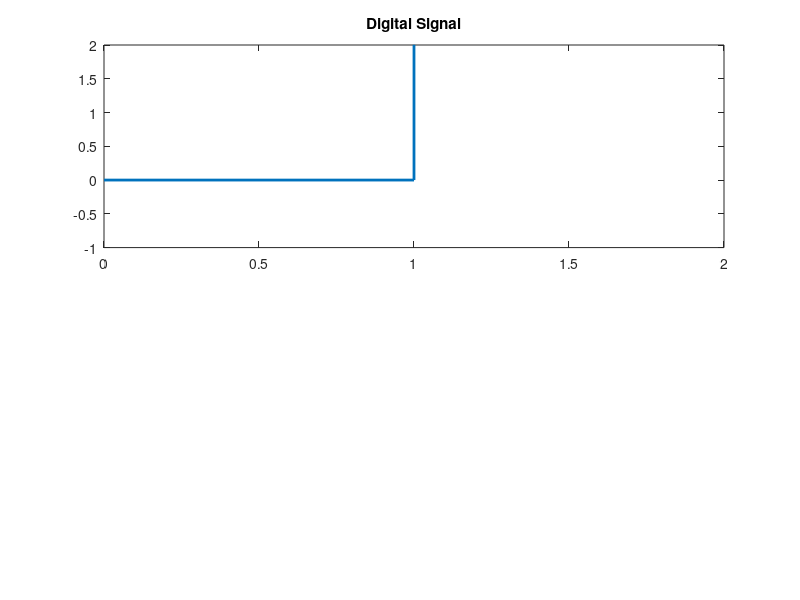
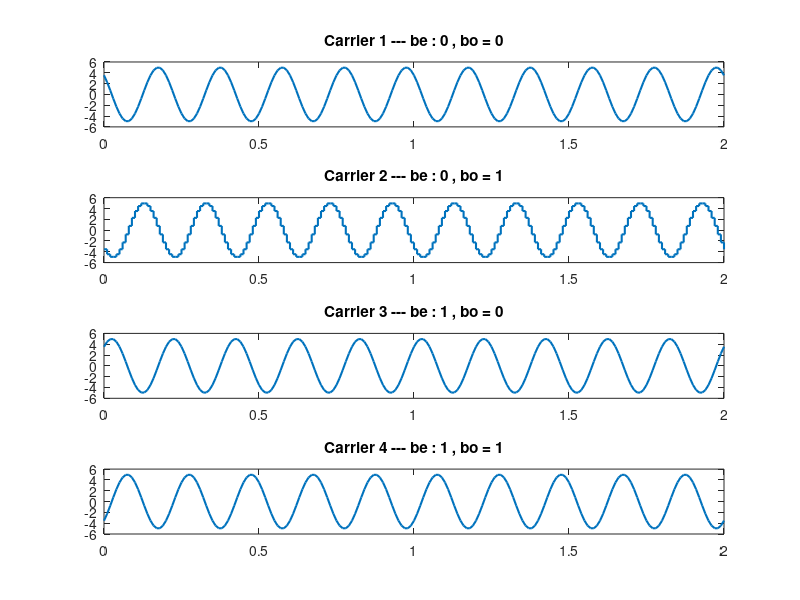
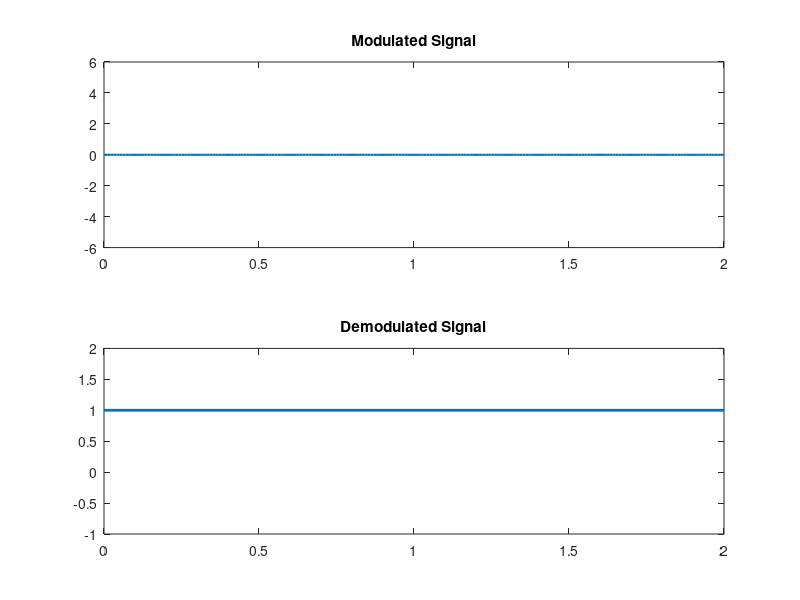

These figures' MATLAB source, in order:
clc;
clear;

data = input("Enter input bit stream : ", 's'); 
am = input("Enter amplitude of carrier signal : ");
fc = input("Enter frequency of carrier signal (<=5 for better view) : ");

% For ensuring length of input stream is always even
if mod(length(data),2) ~= 0
    data = ['0' data];
end

bits = zeros(1, length(data));
for i = 1:length(data)
    bits(i) = str2double(data(i));
end

bits = [bits bits(end)]; 

n = length(bits);
range = 0:n-1;

t = 0:0.01:(n-1);

% Carrier Signal
carrier_00 = am*sin(2*pi*fc*t + 3*pi/4);
carrier_10 = am*sin(2*pi*fc*t + pi/4);
carrier_01 = am*sin(2*pi*fc*t + 5*pi/4);
carrier_11 = am*sin(2*pi*fc*t + 7*pi/4);

bit_stream = zeros(size(t));

k = 1;
for i = 2:2:n
    for j = 0:0.01:1.99
        if bits(i-1) == 0 && bits(i) == 0
            bit_stream(k) = am*sin(2*pi*fc*j + 3*pi/4);
        end
        if bits(i-1) == 0 && bits(i) == 1
            bit_stream(k) = am*sin(2*pi*fc*j + 5*pi/4);
        end
        if bits(i-1) == 1 && bits(i) == 0
            bit_stream(k) = am*sin(2*pi*fc*j + pi/4);
        end
        if bits(i-1) == 1 && bits(i) == 1
            bit_stream(k) = am*sin(2*pi*fc*j + 7*pi/4);
        end
        k = k + 1;
    end
end

% Modulation
modulated_signal = bit_stream;

% Demodulation
demodulated_signal = [zeros(1,length(range)-1)];
j = 1;
for i=1:200:length(t)-1
    if modulated_signal(i) == carrier_00(1)
        demodulated_signal(j) = 0;
        demodulated_signal(j+1) = 0;
    elseif modulated_signal(i) == carrier_01(1)
        demodulated_signal(j) = 0;
        demodulated_signal(j+1) = 1;
    elseif modulated_signal(i) == carrier_10(i)
        demodulated_signal(j) = 1;
        demodulated_signal(j+1) = 0;
    else
        demodulated_signal(j) = 1;
        demodulated_signal(j+1) = 1;
    end
    j = j+2;
end

demodulated_signal = [demodulated_signal demodulated_signal(end)];

figure(1)
subplot(2,1,1)
stairs(range, bits, 'LineWidth', 2)
ylim([-1 2])
title("Digital Signal")

figure(2)
subplot(4,1,1)
plot(t,carrier_00, 'LineWidth', 1.5)
ylim([-(am+1) am+1])
title("Carrier 1 --- be : 0 , bo = 0")

subplot(4,1,2)
stairs(t,carrier_01, 'LineWidth', 1.5)
ylim([-(am+1) am+1])
title("Carrier 2 --- be : 0 , bo = 1")

subplot(4,1,3)
plot(t,carrier_10, 'LineWidth', 1.5)
ylim([-(am+1) am+1])
title("Carrier 3 --- be : 1 , bo = 0")

subplot(4,1,4)
plot(t,carrier_11, 'LineWidth', 1.5)
ylim([-(am+1) am+1])
title("Carrier 4 --- be : 1 , bo = 1")

figure(3)
subplot(2,1,1)
plot(t,modulated_signal, 'LineWidth', 1.5)
ylim([-(am+1) am+1])
title("Modulated Signal")

subplot(2,1,2)
stairs(range,demodulated_signal, 'LineWidth', 2)
ylim([-1 2])
title("Demodulated Signal")